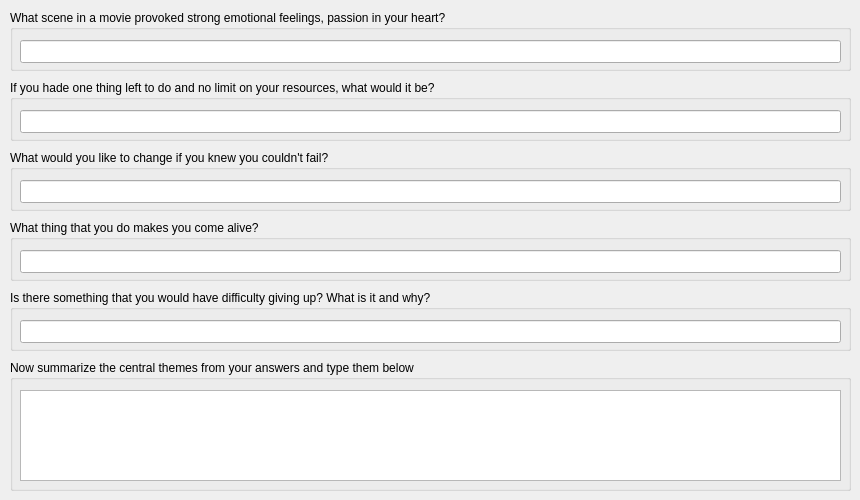
      <widget class="QWidget" name="tab_6">
       <attribute name="title">
        <string>Passions</string>
       </attribute>
       <widget class="QGroupBox" name="groupBox_2">
        <property name="geometry">
         <rect>
          <x>10</x>
          <y>10</y>
          <width>841</width>
          <height>61</height>
         </rect>
        </property>
        <property name="title">
         <string>What scene in a movie provoked strong emotional feelings, passion in your heart?</string>
        </property>
        <widget class="QLineEdit" name="txtPassionsMovie">
         <property name="geometry">
          <rect>
           <x>10</x>
           <y>30</y>
           <width>821</width>
           <height>23</height>
          </rect>
         </property>
        </widget>
       </widget>
       <widget class="QGroupBox" name="groupBox_3">
        <property name="geometry">
         <rect>
          <x>10</x>
          <y>80</y>
          <width>841</width>
          <height>61</height>
         </rect>
        </property>
        <property name="title">
         <string>If you hade one thing left to do and no limit on your resources, what would it be?</string>
        </property>
        <widget class="QLineEdit" name="txtPassionsOneThing">
         <property name="geometry">
          <rect>
           <x>10</x>
           <y>30</y>
           <width>821</width>
           <height>23</height>
          </rect>
         </property>
        </widget>
       </widget>
       <widget class="QGroupBox" name="groupBox_4">
        <property name="geometry">
         <rect>
          <x>10</x>
          <y>150</y>
          <width>841</width>
          <height>61</height>
         </rect>
        </property>
        <property name="title">
         <string>What would you like to change if you knew you couldn't fail?</string>
        </property>
        <widget class="QLineEdit" name="txtPassionsChange">
         <property name="geometry">
          <rect>
           <x>10</x>
           <y>30</y>
           <width>821</width>
           <height>23</height>
          </rect>
         </property>
        </widget>
       </widget>
       <widget class="QGroupBox" name="groupBox_5">
        <property name="geometry">
         <rect>
          <x>10</x>
          <y>220</y>
          <width>841</width>
          <height>61</height>
         </rect>
        </property>
        <property name="title">
         <string>What thing that you do makes you come alive?</string>
        </property>
        <widget class="QLineEdit" name="txtPassionsAlive">
         <property name="geometry">
          <rect>
           <x>10</x>
           <y>30</y>
           <width>821</width>
           <height>23</height>
          </rect>
         </property>
        </widget>
       </widget>
       <widget class="QGroupBox" name="groupBox_6">
        <property name="geometry">
         <rect>
          <x>10</x>
          <y>290</y>
          <width>841</width>
          <height>61</height>
         </rect>
        </property>
        <property name="title">
         <string>Is there something that you would have difficulty giving up? What is it and why?</string>
        </property>
        <widget class="QLineEdit" name="txtPassionsGiveUp">
         <property name="geometry">
          <rect>
           <x>10</x>
           <y>30</y>
           <width>821</width>
           <height>23</height>
          </rect>
         </property>
        </widget>
       </widget>
       <widget class="QGroupBox" name="groupBox_7">
        <property name="geometry">
         <rect>
          <x>10</x>
          <y>360</y>
          <width>841</width>
          <height>131</height>
         </rect>
        </property>
        <property name="title">
         <string>Now summarize the central themes from your answers and type them below</string>
        </property>
        <widget class="QPlainTextEdit" name="txtPassionsSummary">
         <property name="geometry">
          <rect>
           <x>10</x>
           <y>30</y>
           <width>821</width>
           <height>91</height>
          </rect>
         </property>
        </widget>
       </widget>
      </widget>
